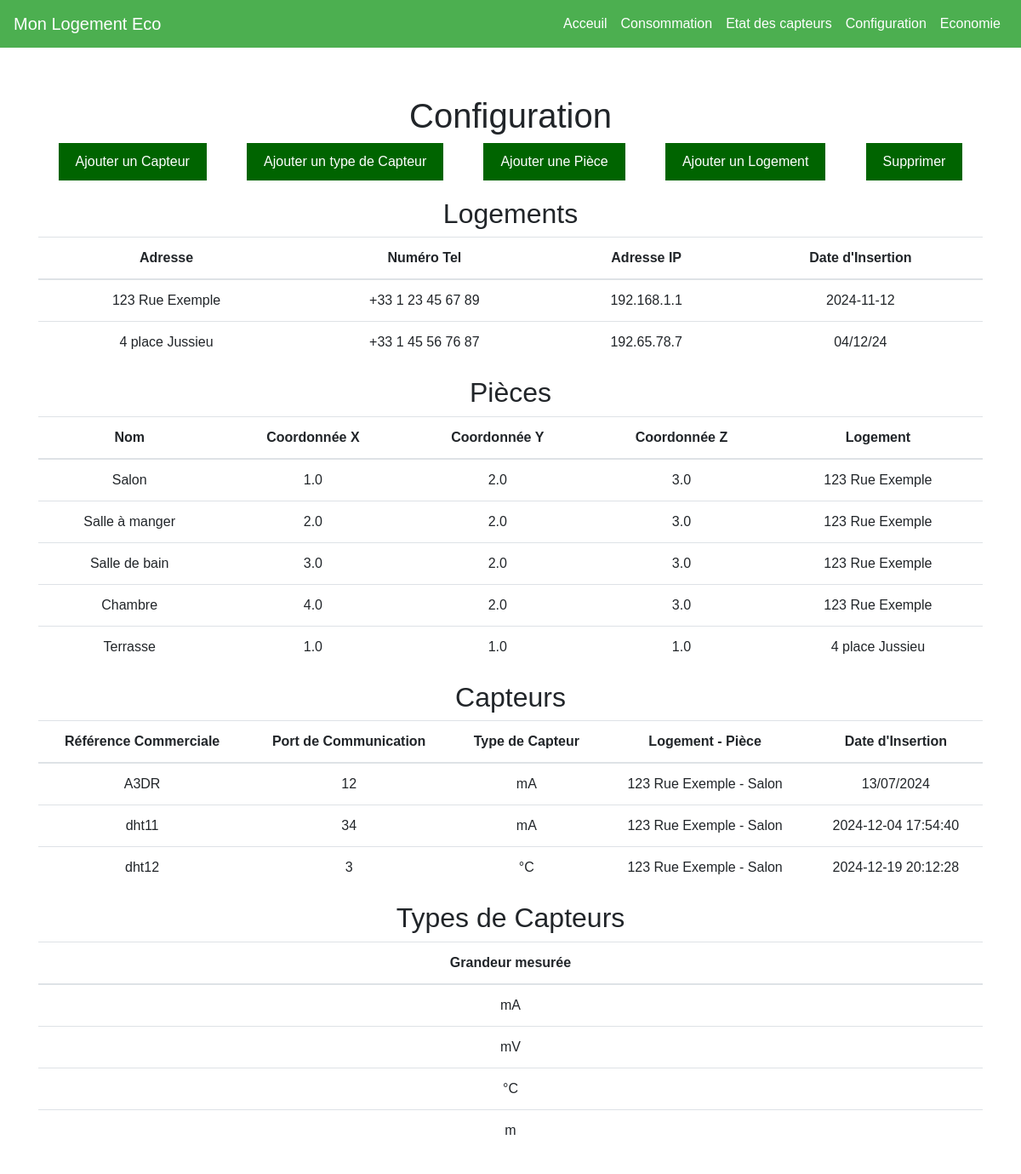
Before: /config with the older database file.
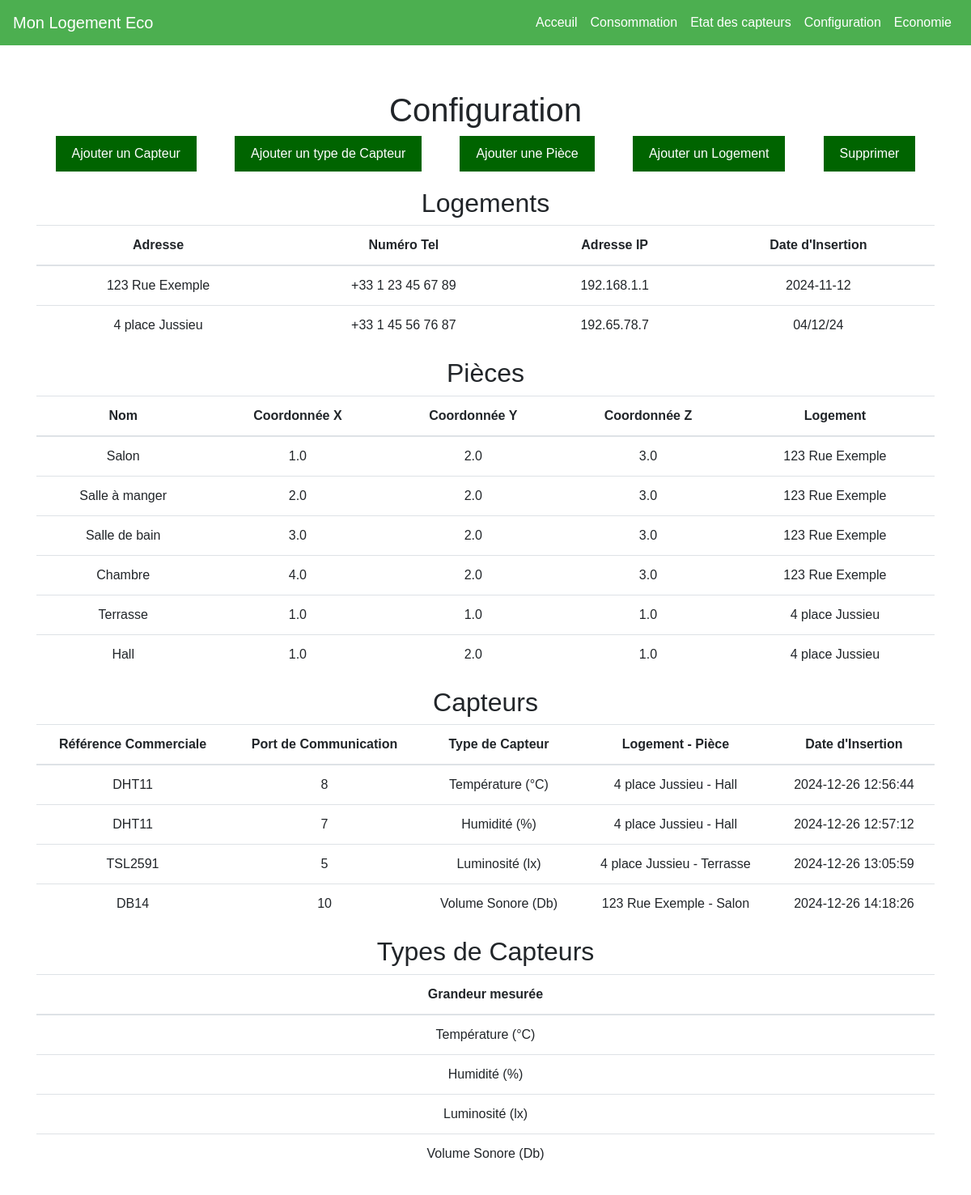
After: the same page with the newer database file.
### tables this page shows
CREATE TABLE Logement (
    id_loge INTEGER PRIMARY KEY AUTOINCREMENT,  
    adresse TEXT,                               
    numero_tel TEXT,                            
    IP TEXT,                                    
    date_insert TEXT                             
);

CREATE TABLE Piece (
    id_piece INTEGER PRIMARY KEY AUTOINCREMENT,  
    nom TEXT,
    x REAL,
    y REAL,
    z REAL,
    id_loge INTEGER,                             
    FOREIGN KEY (id_loge) REFERENCES Logement(id_loge)  
);

CREATE TABLE Capteur (
    id_capteur INTEGER PRIMARY KEY AUTOINCREMENT,   
    ref_commerciale TEXT,
    port_communication TEXT,
    date_insert TEXT,
    id_piece INTEGER,                             
    -- FOREIGN KEY (id_piece) REFERENCES Piece(id_piece),  
    id_type INTEGER,                             
    FOREIGN KEY (id_type) REFERENCES Type_capteur(id_type)  
);

CREATE TABLE Type_capteur (
    id_type INTEGER PRIMARY KEY AUTOINCREMENT, 
    unite_mesure TEXT
);

### main.py (the view)
@app.get("/config", response_class=HTMLResponse)
async def read_config(request: Request):
    capteurs = get_capteurs()
    logements = get_logements()
    pieces = get_pieces_with_logement()
    types_capteurs = get_types_capteurs()
    return templates.TemplateResponse("config.html", {"request": request, "capteurs": capteurs, "logements": logements, "pieces": pieces, "types_capteurs": types_capteurs})

### templates/config.html (shortened to what this page needs)
{% extends "base.html" %}
{% block content %}
<h1>Configuration</h1>
<div class="menu">
    <button class="menu-button" onclick="showForm('capteurForm')">Ajouter un Capteur</button>
    <button class="menu-button" onclick="showForm('typeForm')">Ajouter un type de Capteur</button>
    <button class="menu-button" onclick="showForm('pieceForm')">Ajouter une Pièce</button>
    <button class="menu-button" onclick="showForm('logementForm')">Ajouter un Logement</button>
    <button class="menu-button" onclick="showForm('suppressionForm')">Supprimer</button>
</div>
<h2>Logements</h2>
<table class="table">
    <thead>
        <tr>
            <th>Adresse</th>
            <th>Numéro Tel</th>
            <th>Adresse IP</th>
            <th>Date d'Insertion</th>
        </tr>
    </thead>
    <tbody>
        {% for logement in logements %}
        <tr>
            <td>{{ logement.adresse }}</td>
            <td>{{ logement.numero_tel }}</td>
            <td>{{ logement.IP }}</td>
            <td>{{ logement.date_insert }}</td>
        </tr>
        {% endfor %}
    </tbody>
</table>
<h2>Pièces</h2>
<table class="table">
    <thead>
        <tr>
            <th>Nom</th>
            <th>Coordonnée X</th>
            <th>Coordonnée Y</th>
            <th>Coordonnée Z</th>
            <th>Logement</th>
        </tr>
    </thead>
    <tbody>
        {% for piece in pieces %}
        <tr>
            <td>{{ piece.nom }}</td>
            <td>{{ piece.x }}</td>
            <td>{{ piece.y }}</td>
            <td>{{ piece.z }}</td>
            <td>{{ piece.logement_adresse }}</td>
        </tr>
        {% endfor %}
    </tbody>
</table>
<h2>Capteurs</h2>
<table class="table">
    <thead>
        <tr>
            <th>Référence Commerciale</th>
            <th>Port de Communication</th>
            <th>Type de Capteur</th>
            <th>Logement - Pièce</th>
            <th>Date d'Insertion</th>
        </tr>
    </thead>
    <tbody>
        {% for capteur in capteurs %}
        <tr>
            <td>{{ capteur.ref_commerciale }}</td>
            <td>{{ capteur.port_communication }}</td>
            <td>{{ capteur.type_capteur_nom }}</td>
            <td>{{ capteur.logement_adresse }} - {{ capteur.piece_nom }}</td>
            <td>{{ capteur.date_insert }}</td>
        </tr>
        {% endfor %}
    </tbody>
</table>
<h2>Types de Capteurs</h2>
<table class="table">
    <thead>
        <tr>
            <th>Grandeur mesurée</th>
        </tr>
    </thead>
    <tbody>
        {% for type_capteur in types_capteurs %}
        <tr>
            <td>{{ type_capteur.unite_mesure }}</td>
        </tr>
        {% endfor %}
    </tbody>
</table>
{% endblock %}

### templates/base.html (shortened to what this page needs)
<!DOCTYPE html>
<html lang="en">
<head>
    <link rel="stylesheet" href="https://stackpath.bootstrapcdn.com/bootstrap/4.5.2/css/bootstrap.min.css">
    <link rel="stylesheet" href="/static/css/styles.css">
</head>
<body>
    <header>
        <nav class="navbar navbar-expand-lg custom-navbar">
            <a class="navbar-brand" href="/">Mon Logement Eco</a>
            <div class="collapse navbar-collapse" id="navbarNav">
                <ul class="navbar-nav ml-auto">
                    <li class="nav-item"><a class="nav-link" href="/">Acceuil</a></li>
                    <li class="nav-item"><a class="nav-link" href="/consommation">Consommation</a></li>
                    <li class="nav-item"><a class="nav-link" href="/etatcapteur">Etat des capteurs</a></li>
                    <li class="nav-item"><a class="nav-link" href="/config">Configuration</a></li>
                    <li class="nav-item"><a class="nav-link" href="/economie">Economie</a></li>
                </ul>
            </div>
        </nav>
    </header>
    <main class="container mt-4">
        {% block content %}{% endblock %}
    </main>
</body>
</html>

### static/css/styles.css (style rules this page uses)
body { font-family: Arial, sans-serif; margin: 0; padding: 0; }
header { margin-bottom: 20px; }
main { padding: 2em; text-align: center; }
.custom-navbar { background-color: #4CAF50; }
.custom-navbar .nav-link { color: white; }
.custom-navbar .navbar-brand { color: white; }

### templates/config.html (style rules this page uses)
.menu { display: flex; justify-content: space-around; margin-bottom: 20px; }
.menu-button { background-color: #006400; color: white; border: none; padding: 10px 20px; font-size: 16px; cursor: pointer; transition: box-shadow 0.3s ease; }

Changed rows visible on the page:
removed Capteur: ref_commerciale "A3DR", port_communication "12", type_capteur_nom "mA", logement_adresse "123 Rue Exemple", piece_nom "Salon", date_insert "13/07/2024"
removed Capteur: ref_commerciale "dht11", port_communication "34", type_capteur_nom "mA", logement_adresse "123 Rue Exemple", piece_nom "Salon", date_insert "2024-12-04 17:54:40"
removed Capteur: ref_commerciale "dht12", port_communication "3", type_capteur_nom "°C", logement_adresse "123 Rue Exemple", piece_nom "Salon", date_insert "2024-12-19 20:12:28"
added Piece: nom "Hall", x "1.0", y "2.0", z "1.0", logement_adresse "4 place Jussieu"
added Capteur: ref_commerciale "DHT11", port_communication "8", type_capteur_nom "Température (°C)", logement_adresse "4 place Jussieu", piece_nom "Hall", date_insert "2024-12-26 12:56:44"
added Capteur: ref_commerciale "DHT11", port_communication "7", type_capteur_nom "Humidité (%)", logement_adresse "4 place Jussieu", piece_nom "Hall", date_insert "2024-12-26 12:57:12"
added Capteur: ref_commerciale "TSL2591", port_communication "5", type_capteur_nom "Luminosité (lx)", logement_adresse "4 place Jussieu", piece_nom "Terrasse", date_insert "2024-12-26 13:05:59"
added Capteur: ref_commerciale "DB14", port_communication "10", type_capteur_nom "Volume Sonore (Db)", logement_adresse "123 Rue Exemple", piece_nom "Salon", date_insert "2024-12-26 14:18:26"
changed Type_capteur: unite_mesure "mA" → "Température (°C)"
changed Type_capteur: unite_mesure "mV" → "Humidité (%)"
changed Type_capteur: unite_mesure "°C" → "Luminosité (lx)"
changed Type_capteur: unite_mesure "m" → "Volume Sonore (Db)"
